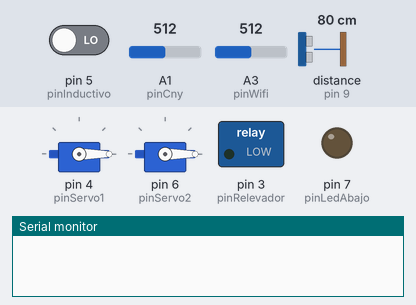
Simulated run of this sketch. Board: Arduino Uno, built with avr-gcc and run on an emulated ATmega328P. Parts: 2 × servo, switched loads named in the sketch (green lamp = pin HIGH), output pins drawn as LEDs (lit = HIGH), the last lines printed to the serial monitor. The test bench sets the inputs (shaded band); at power-on: distance to the obstacle (sensor on pin 9) 80 cm, A1 (pinCny) = 512, A3 (pinWifi) = 512, pin 5 (pinInductivo) LOW. The echo pulse lasts 58.3 µs per cm.

Above: at 1.2 s.
1.3 s: distance to the obstacle (sensor on pin 9) set to 6 cm
3.7 s: distance to the obstacle (sensor on pin 9) set to 3 cm
At 5.5 s:
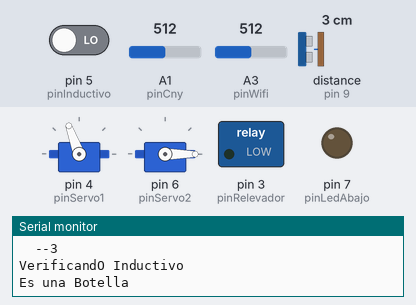
6.4 s: A1 (pinCny) set to 78
8.4 s: A1 (pinCny) set to 64
At 11.1 s:
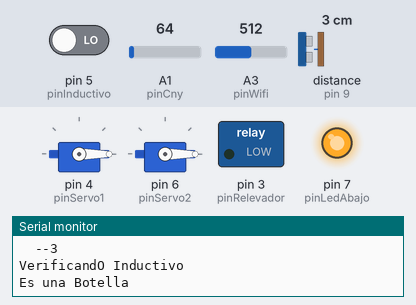
11.4 s: A3 (pinWifi) set to 21
At 11.4 s:
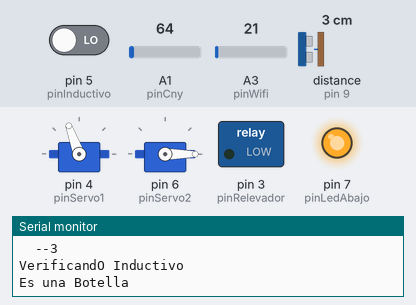
14.4 s: A3 (pinWifi) set to 17
At 17.0 s:
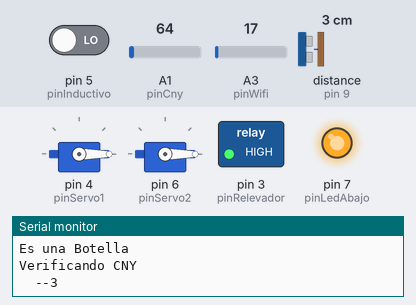
Timing chart, 0 to 18.4 s (numbered marks = the images above; inputs shaded):
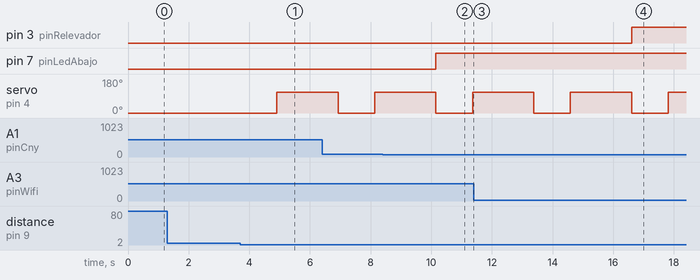

Measured:
- the behaviour switches between 5 and 4 cm on distance to the obstacle (sensor on pin 9) (found by bisection; images 0 and 1)
- the behaviour switches between 70 and 69 on A1 (pinCny) (found by bisection; images 1 and 2)
- the behaviour switches between 20 and 19 on A3 (pinWifi) (found by bisection; images 3 and 4)
- after the input at 1.3 s, every drawn part: stays the same
- after the input at 3.7 s, servo on pin 4 (pinServo1): 0° → 110° after 1.2 s
- after the input at 8.4 s, pin 7 (pinLedAbajo): LOW → HIGH after 1.8 s
- after the input at 14.4 s, pin 3 (pinRelevador): LOW → HIGH after 2.2 s

The sketch:

Proyecto_Tec__Basura.ino
```cpp
#include <Servo.h>
#include <NewPing.h>
#include <SoftwareSerial.h>
#define TRIGGER_PIN  8
#define ECHO_PIN     9
#define MAX_DISTANCE 500
SoftwareSerial mySerial(11,12);
//Barrera
Servo servo_1;
//Latas
Servo servo_2;
NewPing sonar(TRIGGER_PIN, ECHO_PIN, MAX_DISTANCE);

const int valor_cambio = 5;

const int pinCny = A1;

const int pinWifi = A3;
const int pinServo1 = 4;
const int pinServo2 = 6;
const int pinInductivo = 5;
const int pinBuzzer = 20;
const int pinRelevador = 3;
const int pinLedAbajo = 7;
const int TxBluetooth = 11;
const int RxBluetooth = 12;

//Variables de Latas y Botellas
int Lata = 0;
int Botella = 0;

void setup() {

  /////////// Pines Salidas \\\\\\\\\\\\
  pinMode(pinBuzzer,OUTPUT);
  pinMode(pinRelevador, OUTPUT);
  pinMode(pinLedAbajo,OUTPUT);
  //Configuración Servos
  servo_1.attach(pinServo1);
  servo_2.attach(pinServo2);

  /////////// Pines Entradas \\\\\\\\\\\\
  pinMode(pinCny, INPUT);
  pinMode(pinWifi,INPUT);
  pinMode(pinInductivo,INPUT);
  Serial.begin(9600);
  mySerial.begin(9600);
  /////Interrupcion para cambio de luces \\\\\\
  attachInterrupt(pinWifi,CambioLuces,CHANGE);
  servo1(0);
  servo2(0);
  //////// Pines Bluetooth \\\\\\\\\\

}


boolean verificadorCny(){
  int contCNY = 0;
  while(true){
    if (sonar.ping_cm() < valor_cambio){
      if(contCNY == 3){
        return true;
      }
    }else{
      return false;
    }
    contCNY += 1;
    delay(300);
  }
}
boolean verificadorInductivo(){
  int contInductivo = 0;
  while(true){
    if (digitalRead(pinInductivo) == HIGH){
      if(contInductivo == 3){
        return true;
      }
    }else{
      return false;
    }
    contInductivo += 1;
    delay(500);
  }
}
void Envio_Bluetooth(){
  //Botellas
  char buf[10]=" ";
  char* formato="Botellas: %i";
  sprintf(buf, formato, Botella);
  mySerial.println(buf);

  //Latas
  char buf2[10]=" ";
  char* formato2="Latas %i";
  sprintf(buf2, formato2, Lata);
  mySerial.print(buf2);
  //Agregar Delay despues
  delay(1000);
}
void loop(){
  //Serial.println(sonar.ping_cm());
  //Serial.print("---");
  //Serial.println(pinCny);
  //Serial.print("WIFI: ");
  //Serial.println(analogRead(pinWifi));
  if(analogRead(pinWifi)< 20){
    digitalWrite(pinRelevador,HIGH);
  }else{
    digitalWrite(pinRelevador,LOW);
  }
  if(analogRead(pinCny) < 70){
    digitalWrite(pinLedAbajo,HIGH);
  }else{
    digitalWrite(pinLedAbajo,LOW);
  }
  if(sonar.ping_cm() < valor_cambio){
    Serial.println("Verificando CNY");
    Serial.print("  --");
    Serial.println(sonar.ping_cm());
    if(verificadorCny()){
          Serial.println("VerificandO Inductivo");
      if(verificadorInductivo()){
        Serial.println("Es una lata");
        buzzer();
        servo2(50);
        delay(1000);
        buzzer();
        servo1(110);
        delay(2000);
        servo2(0);
        Lata++;
        Envio_Bluetooth();
      }else{
        Serial.println("Es una Botella");
        buzzer();
        servo1(110);
        delay(1000);
        Botella++;
        Envio_Bluetooth();
      }
      servo1(0);
      servo2(0);
    }
  }else{
    //Serial.println("Vacio");
  }
}
//Activación de Servo1
void servo1(int posicion){
  servo_1.write(posicion);
}

//Activación de Servo2
void servo2(int posicion){
  servo_2.write(posicion);
}

//Activación Buzzer
void buzzer(){
  //tone(pinBuzzer,1000);
  delay(300);
 // noTone(pinBuzzer);
}

//Encendido y apagado de luces
//Relevador
void CambioLuces(){
  byte estado = digitalRead(pinWifi);
  digitalWrite(pinRelevador,estado);
}
```
